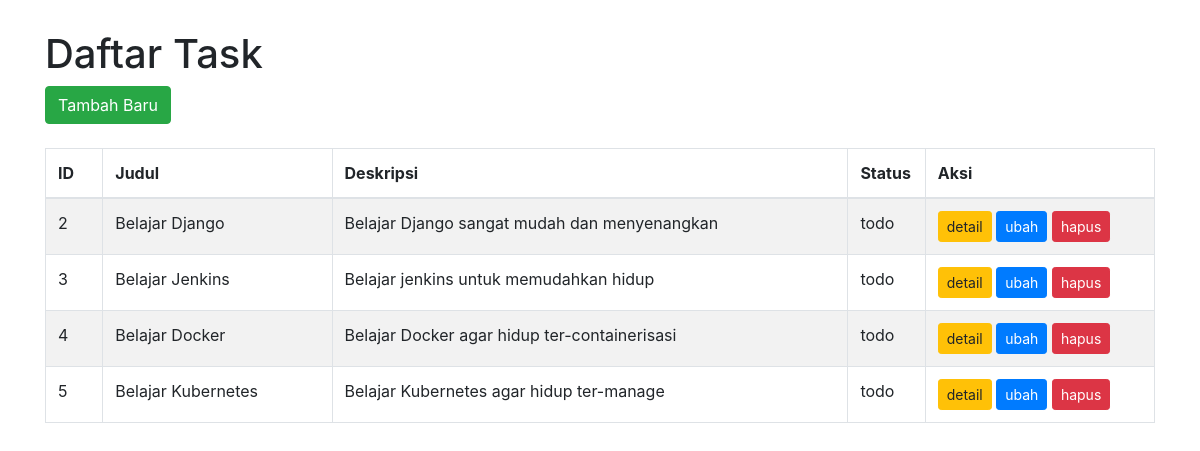
The page / on the database its author committed.
### todo/models.py (models this page shows)
class Task(models.Model):
    class TaskStatus(models.TextChoices):
        TODO = 'todo', _('Todo')
        IN_PROGRESS = 'in_progress', _('In Progess')
        CLOSED = 'closed', _('Closed')
    title = models.CharField(max_length=100)
    description = models.TextField()
    status = models.CharField(
        max_length=20,
        choices=TaskStatus.choices,
        default=TaskStatus.TODO
    )
    created_at = models.DateTimeField(auto_now_add=True)
    updated_at = models.DateTimeField(auto_now=True)
    class Meta:
        db_table = 'task'

### todo/views.py (the view)
# urls.py: path('', index_view, name='index'),
def index_view(request):
    tasks = Task.objects.all()
    context = {
        'tasks':tasks
    }
    return render(request, 'index.html', context)

### todo/templates/index.html (shortened to what this page needs)
<!doctype html>
<html lang="en">
  <head>
    <link rel="stylesheet" href="https://maxcdn.bootstrapcdn.com/bootstrap/4.0.0/css/bootstrap.min.css">
  </head>
  <body>
    <div class="container">
      <h1>Daftar Task</h1>
      <div>
        <a href="{% url 'create'  %}" class="btn btn-success">Tambah Baru</a>
      </div>
      <br>
      <table class="table table-bordered table-striped">
          <thead>
              <tr>
                  <th width="5%">ID</th>
                  <th width="20%">Judul</th>
                  <th width="45%">Deskripsi</th>
                  <th width="5%">Status</th>
                  <th width="20%">Aksi</th>
              </tr>
          </thead>
          <tbody>
            {% if tasks %}
              {% for task in tasks %}
              <tr>
                  <td>{{ task.id }}</td>
                  <td>{{ task.title }}</td>
                  <td>{{ task.description }}</td>
                  <td>{{ task.status }}</td>
                  <td>
                      <a href="{% url 'detail' task.id %}" class="btn btn-warning btn-sm">detail</a>
                      <a href="{% url 'update' task.id %}" class="btn btn-primary btn-sm">ubah</a>
                      <a href="{% url 'delete' task.id %}" class="btn btn-danger btn-sm">hapus</a>
                  </td>
              </tr>
              {% endfor %}
            {% else %}
              <tr>
                <td colspan="5">Data tidak ditemukan.</td>
              </tr>
            {% endif %}
          </tbody>
      </table>
  </div>
  </body>
</html>

### todo/templates/index.html (style rules this page uses)
body { margin-top: 30px; }

### rows shown on the page
Task: id "2", title "Belajar Django", description "Belajar Django sangat mudah dan menyenangkan", status "todo"
Task: id "3", title "Belajar Jenkins", description "Belajar jenkins untuk memudahkan hidup", status "todo"
Task: id "4", title "Belajar Docker", description "Belajar Docker agar hidup ter-containerisasi", status "todo"
Task: id "5", title "Belajar Kubernetes", description "Belajar Kubernetes agar hidup ter-manage", status "todo"
